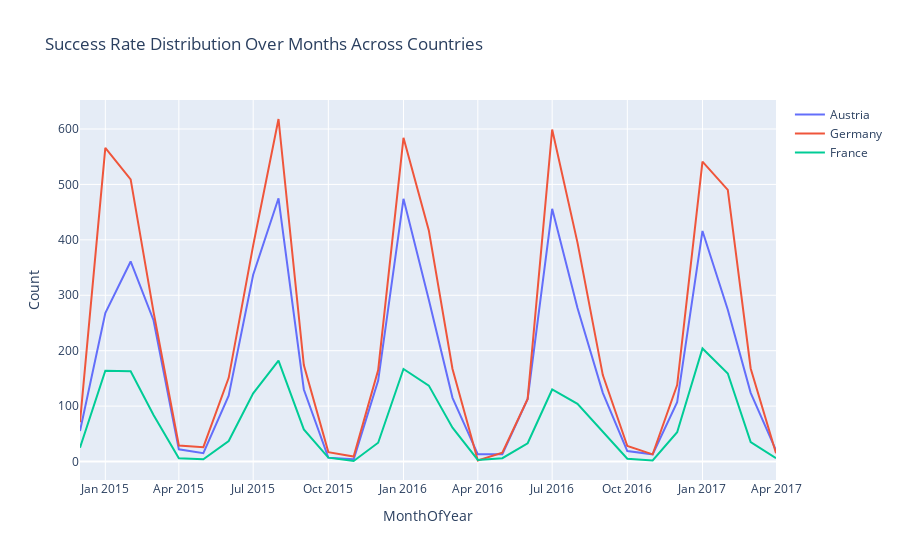

Source (notebook cell):
### Code cell
df['MonthOfYear'] = pd.to_datetime(df['MonthOfYear'], format='%b %Y')
label_1_data = df[df['label'] == 1]
grouped_data = label_1_data.groupby(['MonthOfYear', 'country']).size().reset_index(name='count')
traces = []
countries = df['country'].unique()
for country in countries:
    country_data = grouped_data[grouped_data['country'] == country]
    trace = go.Scatter(
        x=country_data['MonthOfYear'], 
        y=country_data['count'], 
        name=country,
        mode='lines'
    )
    traces.append(trace)
layout = go.Layout(
    title='Success Rate Distribution Over Months Across Countries',
    xaxis=dict(
        title='MonthOfYear',
        rangeslider=dict(visible=False),
        type='date'  
    ),
    yaxis=dict(
        title='Count',
        tickformat=''  
    ),
)
fig = go.Figure(data=traces, layout=layout)
fig.update_traces(hovertemplate='Count: %{y}')
fig.show()

### Figure 1 — Plotly figure (JSON) as saved in the notebook; plotly's stock layout.template omitted (floating-point values rounded to 4 significant figures)
{"data": [{"hovertemplate": "Count: %{y}", "mode": "lines", "name": "Austria", "type": "scatter", "x": ["2014-12-01T00:00:00", "2015-01-01T00:00:00", "2015-02-01T00:00:00", "2015-03-01T00:00:00", "2015-04-01T00:00:00", "2015-05-01T00:00:00", "2015-06-01T00:00:00", "2015-07-01T00:00:00", "2015-08-01T00:00:00", "2015-09-01T00:00:00", "2015-10-01T00:00:00", "2015-11-01T00:00:00", "2015-12-01T00:00:00", "2016-01-01T00:00:00", "2016-02-01T00:00:00", "2016-03-01T00:00:00", "2016-04-01T00:00:00", "2016-05-01T00:00:00", "2016-06-01T00:00:00", "2016-07-01T00:00:00", "2016-08-01T00:00:00", "2016-09-01T00:00:00", "2016-10-01T00:00:00", "2016-11-01T00:00:00", "2016-12-01T00:00:00", "2017-01-01T00:00:00", "2017-02-01T00:00:00", "2017-03-01T00:00:00", "2017-04-01T00:00:00"], "y": [55, 268, 361, 255, 22, 15, 119, 337, 475, 130, 7, 4, 146, 474, 292, 115, 13, 13, 113, 456, 277, 124, 19, 13, 107, 416, 274, 124, 20]}, {"hovertemplate": "Count: %{y}", "mode": "lines", "name": "Germany", "type": "scatter", "x": ["2014-12-01T00:00:00", "2015-01-01T00:00:00", "2015-02-01T00:00:00", "2015-03-01T00:00:00", "2015-04-01T00:00:00", "2015-05-01T00:00:00", "2015-06-01T00:00:00", "2015-07-01T00:00:00", "2015-08-01T00:00:00", "2015-09-01T00:00:00", "2015-10-01T00:00:00", "2015-11-01T00:00:00", "2015-12-01T00:00:00", "2016-01-01T00:00:00", "2016-02-01T00:00:00", "2016-03-01T00:00:00", "2016-04-01T00:00:00", "2016-05-01T00:00:00", "2016-06-01T00:00:00", "2016-07-01T00:00:00", "2016-08-01T00:00:00", "2016-09-01T00:00:00", "2016-10-01T00:00:00", "2016-11-01T00:00:00", "2016-12-01T00:00:00", "2017-01-01T00:00:00", "2017-02-01T00:00:00", "2017-03-01T00:00:00", "2017-04-01T00:00:00"], "y": [71, 566, 509, 270, 29, 26, 151, 390, 618, 174, 17, 9, 165, 584, 417, 167, 2, 16, 113, 599, 395, 156, 28, 13, 138, 541, 490, 168, 15]}, {"hovertemplate": "Count: %{y}", "mode": "lines", "name": "France", "type": "scatter", "x": ["2014-12-01T00:00:00", "2015-01-01T00:00:00", "2015-02-01T00:00:00", "2015-03-01T00:00:00", "2015-04-01T00:00:00", "2015-05-01T00:00:00", "2015-06-01T00:00:00", "2015-07-01T00:00:00", "2015-08-01T00:00:00", "2015-09-01T00:00:00", "2015-10-01T00:00:00", "2015-11-01T00:00:00", "2015-12-01T00:00:00", "2016-01-01T00:00:00", "2016-02-01T00:00:00", "2016-03-01T00:00:00", "2016-04-01T00:00:00", "2016-05-01T00:00:00", "2016-06-01T00:00:00", "2016-07-01T00:00:00", "2016-08-01T00:00:00", "2016-09-01T00:00:00", "2016-10-01T00:00:00", "2016-11-01T00:00:00", "2016-12-01T00:00:00", "2017-01-01T00:00:00", "2017-02-01T00:00:00", "2017-03-01T00:00:00", "2017-04-01T00:00:00"], "y": [25, 164, 163, 84, 6, 4, 37, 123, 182, 58, 7, 1, 34, 167, 137, 61, 3, 6, 33, 130, 104, 54, 5, 2, 53, 204, 159, 35, 6]}], "layout": {"autosize": true, "title": {"text": "Success Rate Distribution Over Months Across Countries"}, "xaxis": {"autorange": true, "range": ["2014-12-01", "2017-04-01"], "rangeslider": {"visible": false, "yaxis": {}}, "title": {"text": "MonthOfYear"}, "type": "date"}, "yaxis": {"autorange": true, "range": [-33.28, 652.3], "tickformat": "", "title": {"text": "Count"}, "type": "linear"}}}
